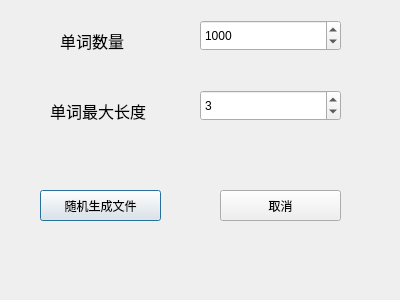
<?xml version="1.0" encoding="UTF-8"?>
<ui version="4.0">
 <class>DialogSize</class>
 <widget class="QDialog" name="DialogSize">
  <property name="geometry">
   <rect>
    <x>0</x>
    <y>0</y>
    <width>400</width>
    <height>300</height>
   </rect>
  </property>
  <property name="windowTitle">
   <string>Dialog</string>
  </property>
  <widget class="QLabel" name="label">
   <property name="geometry">
    <rect>
     <x>60</x>
     <y>20</y>
     <width>101</width>
     <height>41</height>
    </rect>
   </property>
   <property name="font">
    <font>
     <family>Arial</family>
     <pointsize>12</pointsize>
    </font>
   </property>
   <property name="text">
    <string>单词数量</string>
   </property>
  </widget>
  <widget class="QSpinBox" name="spinBox">
   <property name="geometry">
    <rect>
     <x>200</x>
     <y>20</y>
     <width>141</width>
     <height>31</height>
    </rect>
   </property>
   <property name="maximum">
    <number>100000</number>
   </property>
   <property name="value">
    <number>1000</number>
   </property>
  </widget>
  <widget class="QPushButton" name="pushButton">
   <property name="geometry">
    <rect>
     <x>40</x>
     <y>190</y>
     <width>121</width>
     <height>31</height>
    </rect>
   </property>
   <property name="text">
    <string>随机生成文件</string>
   </property>
  </widget>
  <widget class="QPushButton" name="pushButton_2">
   <property name="geometry">
    <rect>
     <x>220</x>
     <y>190</y>
     <width>121</width>
     <height>31</height>
    </rect>
   </property>
   <property name="text">
    <string>取消</string>
   </property>
  </widget>
  <widget class="QLabel" name="label_2">
   <property name="geometry">
    <rect>
     <x>50</x>
     <y>90</y>
     <width>131</width>
     <height>41</height>
    </rect>
   </property>
   <property name="font">
    <font>
     <family>Arial</family>
     <pointsize>12</pointsize>
    </font>
   </property>
   <property name="text">
    <string>单词最大长度</string>
   </property>
  </widget>
  <widget class="QSpinBox" name="spinBox_2">
   <property name="geometry">
    <rect>
     <x>200</x>
     <y>90</y>
     <width>141</width>
     <height>31</height>
    </rect>
   </property>
   <property name="minimum">
    <number>1</number>
   </property>
   <property name="value">
    <number>3</number>
   </property>
  </widget>
 </widget>
 <resources/>
 <connections>
  <connection>
   <sender>pushButton</sender>
   <signal>clicked()</signal>
   <receiver>DialogSize</receiver>
   <slot>accept()</slot>
   <hints>
    <hint type="sourcelabel">
     <x>110</x>
     <y>215</y>
    </hint>
    <hint type="destinationlabel">
     <x>199</x>
     <y>149</y>
    </hint>
   </hints>
  </connection>
  <connection>
   <sender>pushButton_2</sender>
   <signal>clicked()</signal>
   <receiver>DialogSize</receiver>
   <slot>reject()</slot>
   <hints>
    <hint type="sourcelabel">
     <x>280</x>
     <y>215</y>
    </hint>
    <hint type="destinationlabel">
     <x>199</x>
     <y>149</y>
    </hint>
   </hints>
  </connection>
 </connections>
</ui>
